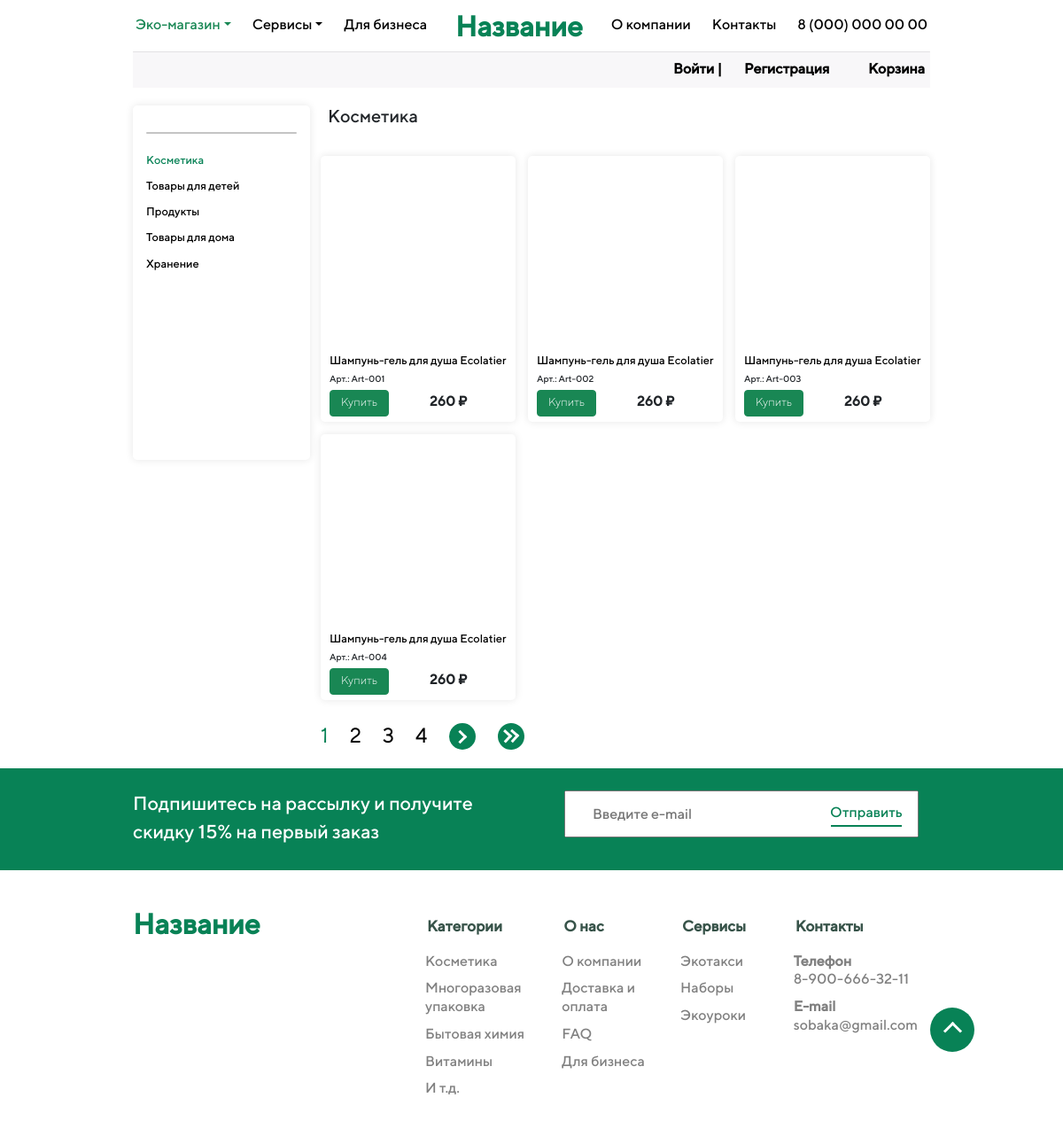
Screenshot of /shop/category/kosmetika/ with the database file from the repository.
### shop/models.py (models this page shows, shortened)
class Category(models.Model):
    name = models.CharField('Категория', max_length = 100, db_index = True)
    slug = models.SlugField(max_length = 250, unique = True, db_index = True, verbose_name = 'URL')
    def get_absolute_url(self):
        return reverse('category', kwargs = {'cat_slug': self.slug})
    class Meta:
        verbose_name = 'Категория'
        verbose_name_plural = 'Категории'

class ShopProducts(models.Model):
    title = models.CharField('Название', max_length = 50)
    slug = models.SlugField(max_length = 250, unique = True, db_index = True, verbose_name = 'URL')
    photo = models.ImageField(upload_to = "photo/", verbose_name = "Фото")
    description_small = models.CharField('Краткое описание', max_length = 250)
    description_big = models.TextField('Подробное описание')
    date = models.DateTimeField('Дата публикации')
    code = models.CharField('Артикул', max_length = 20)
    price = models.CharField('Цена', max_length = 20)
    manufacturer = models.CharField('Производитель', max_length = 200)
    material = models.CharField('Материал', max_length = 200)
    size = models.CharField('Размер', max_length = 200)
    color = models.CharField('Цвет', max_length = 200)
    time_create = models.DateTimeField(auto_now_add = True, verbose_name = 'Время создания')
    time_update = models.DateTimeField(auto_now = True, verbose_name = 'Время изменения')
    cat = models.ForeignKey('Category', on_delete = models.PROTECT, verbose_name = 'Категория')
    def get_absolute_url(self):
        return reverse('category', kwargs = {'cat_slug': self.slug})
    class Meta:
        verbose_name = 'Товар'
        verbose_name_plural = 'Товары'
        ordering = ['id', 'title', 'code', 'color']

### shop/views.py (the view)
# urls.py: path('category/<slug:cat_slug>/', show_category, name = 'category'),
def show_category(request, cat_slug):
    cats = Category.objects.all()
    subcats = Subcategory.objects.all()
    catss = Category.objects.get(slug = cat_slug)
    products = ShopProducts.objects.filter(cat_id = catss.pk)
    items_on_page = 4
    paginator = Paginator(products, items_on_page)
    page_number = request.GET.get('page')
    page_obj = paginator.get_page(page_number)
    num_pages = paginator.num_pages
    first_five_pages = list()
    if paginator.num_pages >= 5:
        for x in range(1, 6):
            first_five_pages.append(x)
    else:
        for x in range(1, paginator.num_pages + 1):
            first_five_pages.append(x)
    last_five_pages = list()
    for x in range(paginator.num_pages - 4, paginator.num_pages + 1):
        last_five_pages.append(x)
    if paginator.num_pages == 4:
        last_five_pages.pop(0)
    last_page_2 = paginator.num_pages - 2
    last_page = last_page_2 + 2
    context = {
        'products': products,
        'cats': cats,
        'subcats': subcats,
        'cat_slug': cat_slug,
        'page_obj': page_obj,
        'first_five_pages': first_five_pages,
        'last_five_pages': last_five_pages,
        'last_page_2': last_page_2,
        'last_page': last_page,
        'num_pages': num_pages,
    }
    return render(request, 'shop/category.html', context = context)

### shop/templates/shop/category.html (shortened to what this page needs)
{% extends 'main/layout.html' %}
{% block content %}
<div class="shop_body">
    <div class="shop_category">
        <div class="sep_layout_3"></div>
        <ul>
        {% for c in cats %}
            {% if c.slug == cat_slug %}
                <li class="selected">{{c.name}}</li>
            {% else %}
                <li class="not_selected"><a href="{{ c.get_absolute_url }}">{{c.name}}</a></li>
            {% endif %}
        {% endfor %}
        </ul>
    </div>
    <div class="products">
        {% for c in cats %}
            {% if c.slug == cat_slug %}
                <div class="name_category"><h5>{{c.name}}</h5></div>
            {% endif %}
        {% endfor %}
        <ul>
        {% for c in page_obj %}
            <li>
            <br><br><br><br><br><br><br><br><br><br><br>
            <a href="{{ c.get_absolute_url }}">{{c.title}}</a><br>
            <s style="font-size: 80%;">Арт.: {{c.code}}</s><br>
            <button type="button" class="py-0 pb-1 mt-1 btn btn-success"><s style="font-family: 'TT Norms Light';
            font-size: 80%;">Купить</s></button> &nbsp&nbsp&nbsp&nbsp&nbsp&nbsp&nbsp&nbsp&nbsp&nbsp&nbsp&nbsp
                &nbsp&nbsp&nbsp&nbsp<b class="price" style="font-size: 120%;">{{c.price}}</b>
            </li>
        {% endfor %}
        </ul>
    </div>
</div>
{% if page_obj.has_other_pages %}
    <div class="paginator_buttons">
        <ul>
            {% if page_obj.number < 4 %}
                {% for p in first_five_pages %}
                    {% if page_obj.number == p %}
                        <li class="selected"><a>{{ p }}</a></li>
                    {% else %}
                        <li class="not_selected"><a href="?page={{ p }}">{{ p }}</a></li>
                    {% endif %}
                {% endfor %}
            {% endif %}
            {% if page_obj.has_next %}
                <li class="arrow_paginator1_right"><a title="к следующей странице" href="?page={{ page_obj.next_page_number }}">
                    <s><i class="arrow_paginator2 right"></i></s></a></li>
            {% endif %}
            {% if page_obj.number <= last_page_2 %}
                <li class="arrow_paginator1_left right_right"><a title="к последней странице" href="?page={{ last_page }}">
                    <s><i class="arrow_paginator_first_left left"></i><i class="arrow_paginator_first_right left"></i></s></a></li>
            {% endif %}
        </ul>
    </div>
{% endif %}
{% endblock %}

### main/templates/main/layout.html (shortened to what this page needs)
{% load static %}
<!DOCTYPE html>
<html lang="ru">
<head>
    <link href="https://cdn.jsdelivr.net/npm/bootstrap@5.0.0-beta3/dist/css/bootstrap.min.css" rel="stylesheet">
    <link type="text/css" rel="stylesheet" href="{% static 'main/css/main.css' %}">
</head>
<body>
    <nav id="navbar">
        <div class="sep_top"></div>
        <ul>
            <li>
                <div class="dropdown">
                    <a class="btn btn-secondary dropdown-toggle" href="#" role="button" id="dropdownMenuLink2"
                       data-bs-toggle="dropdown" aria-expanded="false">Эко-магазин</a>
                </div>
            </li>
            <li>
                <div class="dropdown">
                    <a class="btn btn-secondary dropdown-toggle" href="#" role="button" id="dropdownMenuLink1"
                       data-bs-toggle="dropdown" aria-expanded="false">Сервисы</a>
                </div>
            </li>
            <li><button type="button" class="btn btn-link"><a id="nav_menu2" href="#">Для бизнеса</a></button></li>
            <li><h2 id="site-name">Название</h2></li>
            <li><button type="button" class="btn btn-link"><a id="nav_menu1" href="{% url 'about' %}">О компании</a></button></li>
            <li><button type="button" class="btn btn-link"><a id="nav_menu3" href="{% url 'contacts' %}">Контакты</a></button></li>
            <li><button style="" type="button" class="btn btn-link"><a id="nav_menu4" href="#">8 (000) 000 00 00</a></button></li>
        </ul>
        <div class="second_nav">
            <ul>
                <li id="second_menu"></li>
                {% if request.user.is_authenticated %}
                    <li><a style="width: 40px;" href="{% url 'kabinet' %}">Кабинет &nbsp&nbsp&nbsp|</a></li>
                    <li><a style="width: 50px;" href="{% url 'logout' %}">Выйти</a></li>
                {% else %}
                    <li><a style="width: 40px; margin-right: 0;" href="{% url 'login' %}">Войти |</a></li>
                    <li><a style="width: 100px; margin-left: 0px; padding-left: 0px;" href="{% url 'register' %}">Регистрация</a></li>
                {% endif %}
                <li><a style="width: 50px;" href="#">Корзина</a></li>
            </ul>
        </div>
    </nav>
    {% block content %}
    {% endblock %}
    <div id="back_to_top"><a title="к началу страницы" href="#top"><i class="arrow up"></i></a></div>
    <div id="mail_form_wrap">
        <div id="mail_form">
            <ul>
                <li id="input_label">Подпишитесь на рассылку и получите <br> скидку 15% на первый заказ</li>
                <li id="input"><input id="input_input" style="padding-left: 30px;" placeholder="Введите e-mail">
                    <a id="input_label_submit" href="#">Отправить</a>
                    <div class="submit_line"></div>
                </li>
            </ul>
         </div>
    </div>
    <footer>
        <div id="footer_block1">
            <h2>Название</h2>
        </div>
        <div id="footer_block2">
            <p id="ftr_block2_1">Категории</p>
            <p id="ftr_block2_2"><a class="footer-sub-category" href="#">Косметика</a></p>
            <p id="ftr_block2_3"><a class="footer-sub-category" href="#">Многоразовая упаковка</a></p>
            <p id="ftr_block2_4"><a class="footer-sub-category" href="#">Бытовая химия</a></p>
            <p id="ftr_block2_5"><a class="footer-sub-category" href="#">Витамины</a></p>
            <p id="ftr_block2_6"><a class="footer-sub-category" href="#">И т.д.</a></p>
        </div>
        <div id="footer_block3">
            <p id="ftr_block3_1">О нас</p>
            <p id="ftr_block3_2"><a class="footer-sub-category" href="{% url 'about' %}">О компании</a></p>
            <p id="ftr_block3_3"><a class="footer-sub-category" href="{% url 'dostavka' %}">Доставка и оплата</a></p>
            <p id="ftr_block3_4"><a class="footer-sub-category" href="#">FAQ</a></p>
            <p id="ftr_block3_5"><a class="footer-sub-category" href="#">Для бизнеса</a></p>
        </div>
        <div id="footer_block4">
            <p id="ftr_block4_1">Сервисы</p>
            <p id="ftr_block4_2"><a class="footer-sub-category" href="#">Экотакси</a></p>
            <p id="ftr_block4_3"><a class="footer-sub-category" href="#">Наборы</a></p>
            <p id="ftr_block4_4"><a class="footer-sub-category" href="#">Экоуроки</a></p>
        </div>
        <div id="footer_block5">
            <p class="footer-sub-category" id="ftr_block5_1">Контакты</p>
            <p class="footer-sub-category" id="ftr_block5_2"><b>Телефон</b> <br> 8-900-666-32-11</p>
            <p class="footer-sub-category" id="ftr_block5_3"><b>E-mail</b> sobaka@gmail.com</p>
        </div>
    </footer>
</body>
</html>

### rows the page displays
Category: name "Косметика"
Category: name "Товары для детей"
Category: name "Продукты"
Category: name "Товары для дома"
Category: name "Хранение"
ShopProducts: title "Шампунь-гель для душа Ecolatier", code "Art-001", price "260 ₽"
ShopProducts: title "Шампунь-гель для душа Ecolatier", code "Art-002", price "260 ₽"
ShopProducts: title "Шампунь-гель для душа Ecolatier", code "Art-003", price "260 ₽"
ShopProducts: title "Шампунь-гель для душа Ecolatier", code "Art-004", price "260 ₽"

### other values shown
{{ p }} "1"
{{ p }} "2" "3" "4"
